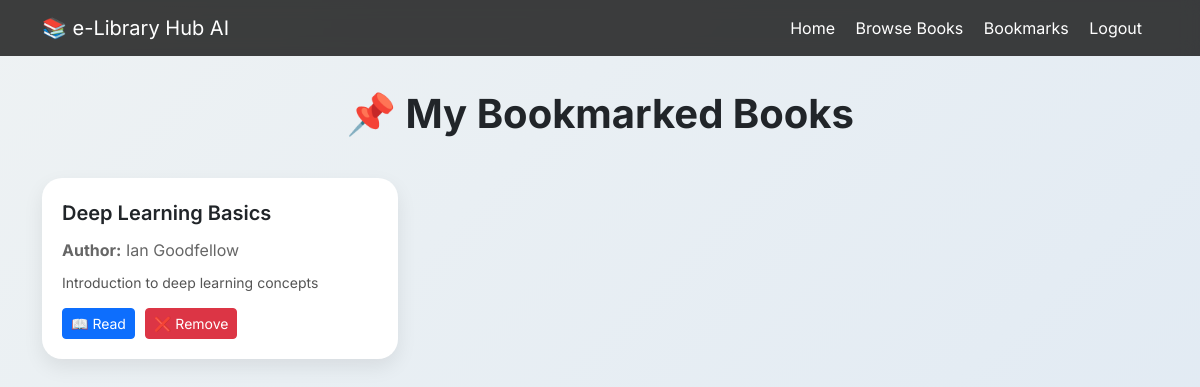
/bookmarks/ (signed in), run on an earlier commit of the app's database.
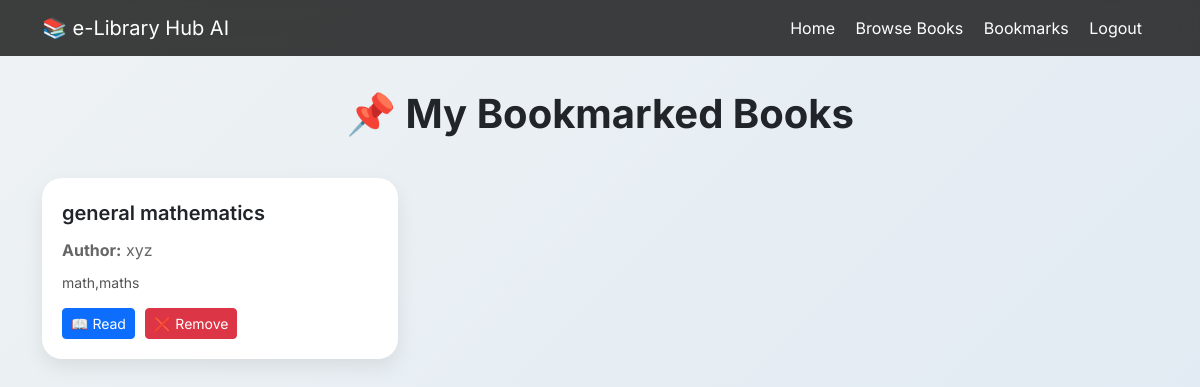
And on a later commit of the database.
### library/models.py (models this page shows, shortened)
class Bookmark(models.Model):
    user = models.ForeignKey(User, on_delete=models.CASCADE)
    book = models.ForeignKey(Book, on_delete=models.CASCADE)
    created_at = models.DateTimeField(auto_now_add=True)

class Book(models.Model):
    title = models.CharField(max_length=200)
    author = models.CharField(max_length=200)
    category = models.CharField(max_length=100, blank=True, null=True)
    year = models.IntegerField(blank=True, null=True)
    description = models.TextField(blank=True, null=True)
    pdf = models.FileField(upload_to='books/', blank=True, null=True)
    downloads = models.IntegerField(default=0)

### library/views.py (the view)
@login_required(login_url='login')
def bookmark_list(request):
    bookmarks = Bookmark.objects.filter(
        user=request.user
    ).select_related("book")
    return render(request, "library/bookmarks.html", {
        "bookmarks": bookmarks
    })

### library/templates/library/bookmarks.html (shortened to what this page needs)
{% load static %}
<!DOCTYPE html>
<html lang="en">
<head>
<link href="https://cdn.jsdelivr.net/npm/bootstrap@5.3.2/dist/css/bootstrap.min.css" rel="stylesheet">
</head>
<body>
<nav class="navbar navbar-expand-lg fixed-top">
<div class="container">
    <a class="navbar-brand" href="{% url 'home' %}">📚 e-Library Hub AI</a>
    <div class="ms-auto">
        <a class="nav-link d-inline me-3" href="{% url 'home' %}">Home</a>
        <a class="nav-link d-inline me-3" href="{% url 'book_list' %}">Browse Books</a>
        <a class="nav-link d-inline me-3" href="{% url 'bookmarks' %}">Bookmarks</a>
        <a class="nav-link d-inline me-3" href="{% url 'logout' %}">Logout</a>
    </div>
</div>
</nav>
<div class="container">
    <h1 class="page-title">📌 My Bookmarked Books</h1>
    {% if bookmarks %}
    <div class="row">
        {% for bookmark in bookmarks %}
        <div class="col-md-6 col-lg-4 mb-4">
            <div class="bookmark-card">
                <div class="book-title">
                    {{ bookmark.book.title }}
                </div>
                <div class="book-author">
                    <strong>Author:</strong> {{ bookmark.book.author }}
                </div>
                {% if bookmark.book.description %}
                <div class="book-desc">
                    {{ bookmark.book.description|truncatewords:20 }}
                </div>
                {% endif %}
                <div class="btn-group-custom">
                    {% if bookmark.book.pdf %}
                    <a href="{{ bookmark.book.pdf.url }}" target="_blank"
                       class="btn btn-primary btn-sm">
                        📖 Read
                    </a>
                    {% endif %}
                    <a href="{% url 'remove_bookmark' bookmark.book.id %}"
                       class="btn btn-danger btn-sm">
                        ❌ Remove
                    </a>
                </div>
            </div>
        </div>
        {% endfor %}
    </div>
    {% else %}
    <div class="empty-box">
        <h3>No bookmarks yet buddy  😕  </h3>
        <p>Go to Browse Books and start adding your favorite books</p>
        <a href="{% url 'book_list' %}" class="btn btn-dark mt-3">Browse Books</a>
    </div>
    {% endif %}
</div>
</body>
</html>

What changed in the data, as far as the page shows it:
removed Bookmark: book "Deep Learning Basics", book.author "Ian Goodfellow", book.description "Introduction to deep learning concepts"
added Bookmark: book "general mathematics", book.author "xyz", book.description "math,maths"
